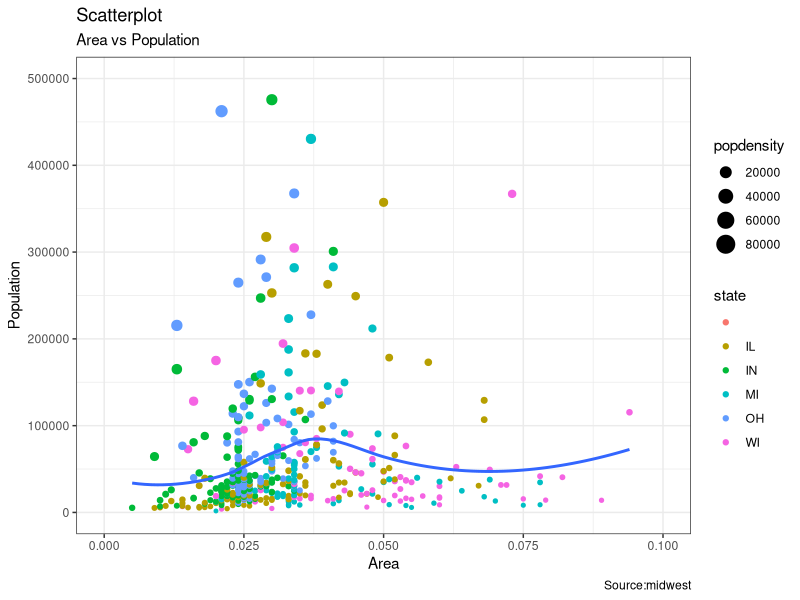
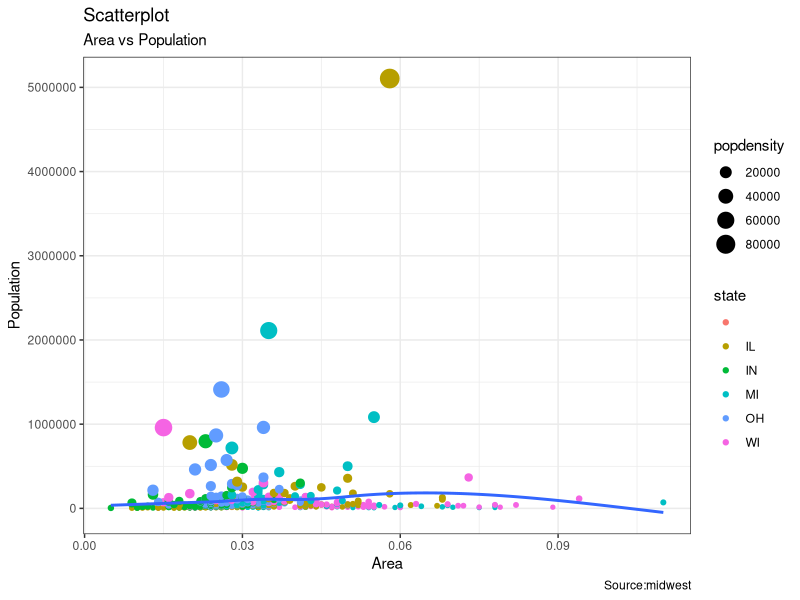
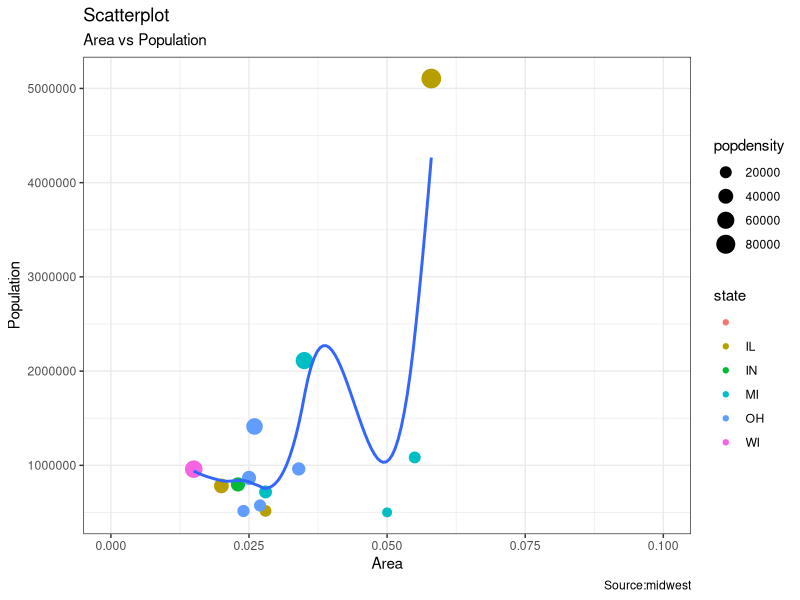

Source code (R) for these figures, in order:
#3.
setwd("~/Loyola Courses/Data Visualization/homework/ggplot-HW-AkankshaNegi")
#4
midwest<-read.csv("Midwest.csv",header = TRUE)
options(scipen=999)
library(ggplot2)
theme_set(theme_bw())
#5
p<-ggplot(midwest,aes(x=area,y=poptotal))+
  geom_point(aes(col=state,size=popdensity))+
  geom_smooth(method = "loess", se=F)+
  xlim(c(0,0.1))+
  ylim(c(0,500000))+
  labs(subtitle="Area vs Population",
       y="Population",
       x="Area",
       title="Scatterplot",
       caption="Source:midwest"
       )
p  
#including omitted counties, removing limits from the plot

p<-ggplot(midwest,aes(x=area,y=poptotal,na.rm = FALSE))+
  geom_point(aes(col=state,size=popdensity))+
  geom_smooth(method = "loess", se=F)+
  labs(subtitle="Area vs Population",
       y="Population",
       x="Area",
       title="Scatterplot",
       caption="Source:midwest"
  )
p
#Now we see that there is one more unlabelled state present on screen.
#Which is not right.the red dot is hard to spot and since we have only 5 states this might be incorrect

#Only counties higher than 500,000 population

p<-ggplot(midwest,aes(x=area,y=poptotal))+
  geom_point(aes(col=state,size=popdensity))+
  geom_smooth(method = "loess", se=F)+
  xlim(c(0,0.1))+
  ylim(c(500000,NA))+
  labs(subtitle="Area vs Population",
       y="Population",
       x="Area",
       title="Scatterplot",
       caption="Source:midwest"
  )
p


